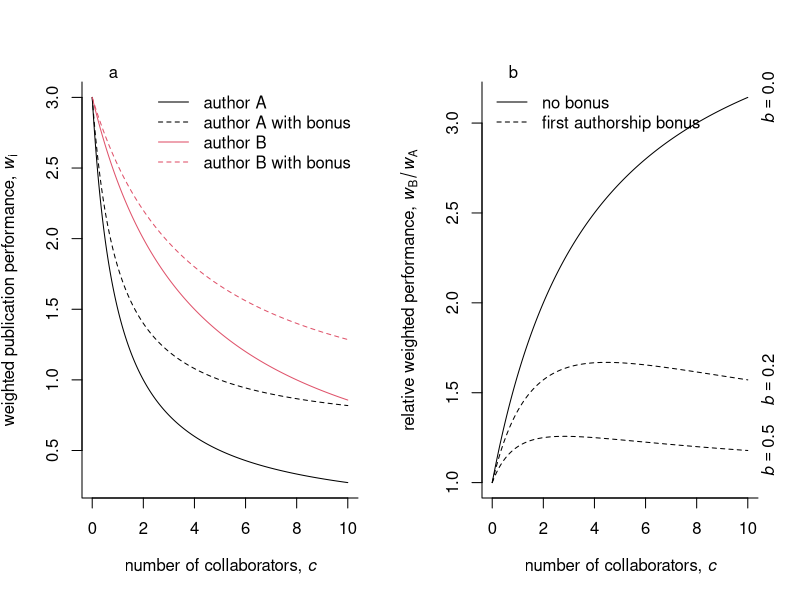

This figure's R source:

# figure to illustrate the weighted publication production

## functions
weighted.pubs.A <- function(c.co, a=3, G=4) {
	a/(1+c.co)
}
weighted.pubs.B <- function(c.co, a=3, G=4) {
	(G*a)/(G+c.co)
}
w.p.A <- function(co, a=3, G=4, b=0.2) {
	a*b + (1-b)*(a/(1+co))
}
w.p.B <- function(co, a=3, G=4, b=0.2) {
	a*b + (1-b)*((G*a)/(G+co))
}

## plots

#png(file="weighted_production.png", width=700, height=600)
pdf(file="paperfigs/weighted_production.pdf", width=10, height=8)
op <- par(mfcol=c(1, 2))
cc <- seq(0,10,0.01)
plot(cc, weighted.pubs.A(cc), type="l", bty="l",
		 xlab=expression(paste("number of collaborators, ", italic(c))),
		 ylab=expression(paste("weighted publication performance, ", italic(w)[i])))
lines(cc, weighted.pubs.B(cc), col=2)
lines(cc, w.p.A(cc), lty=2)
lines(cc, w.p.B(cc), lty=2, col=2)
legend("topright", legend=c("author A", "author A with bonus",
														"author B", "author B with bonus"), lty=c(1,2,1,2),
														col=c(1,1,2,2), bty="n")
mtext("a", side=3, adj=0.1)

ww0 <- weighted.pubs.B(cc)/weighted.pubs.A(cc)
ww02 <- w.p.B(cc)/w.p.A(cc)
ww05 <- w.p.B(cc, b=0.5)/w.p.A(cc, b=0.5)
plot(cc, ww0, type="l", bty="l",
		 xlab=expression(paste("number of collaborators, ", italic(c))),
		 ylab=expression(paste("relative weighted performance, ",
													 italic(w)[B]/italic(w)[A])))
lines(cc, ww02, lty=2)
lines(cc, ww05, lty=2)
legend("topleft", legend=c("no bonus", "first authorship bonus"),
			 lty=c(1,2), bty="n")
mtext(expression(italic(b) == "0.0"), side=4, at=ww0[length(ww0)])
mtext(expression(italic(b) == "0.2"), side=4, at=ww02[length(ww02)])
mtext(expression(italic(b) == "0.5"), side=4, at=ww05[length(ww05)])
mtext("b", side=3, adj=0.1)
par(op)
dev.off()

